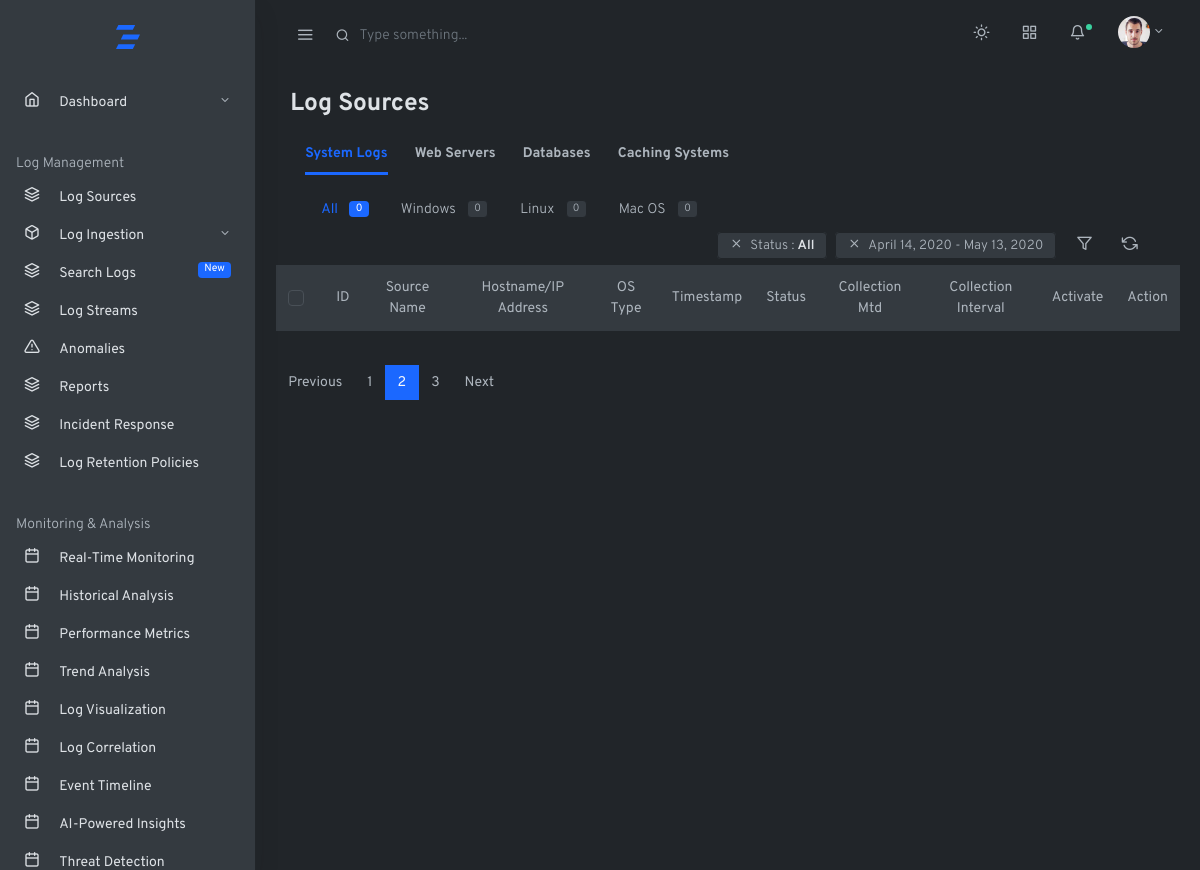
The app's page /home/log-sources/, older data.
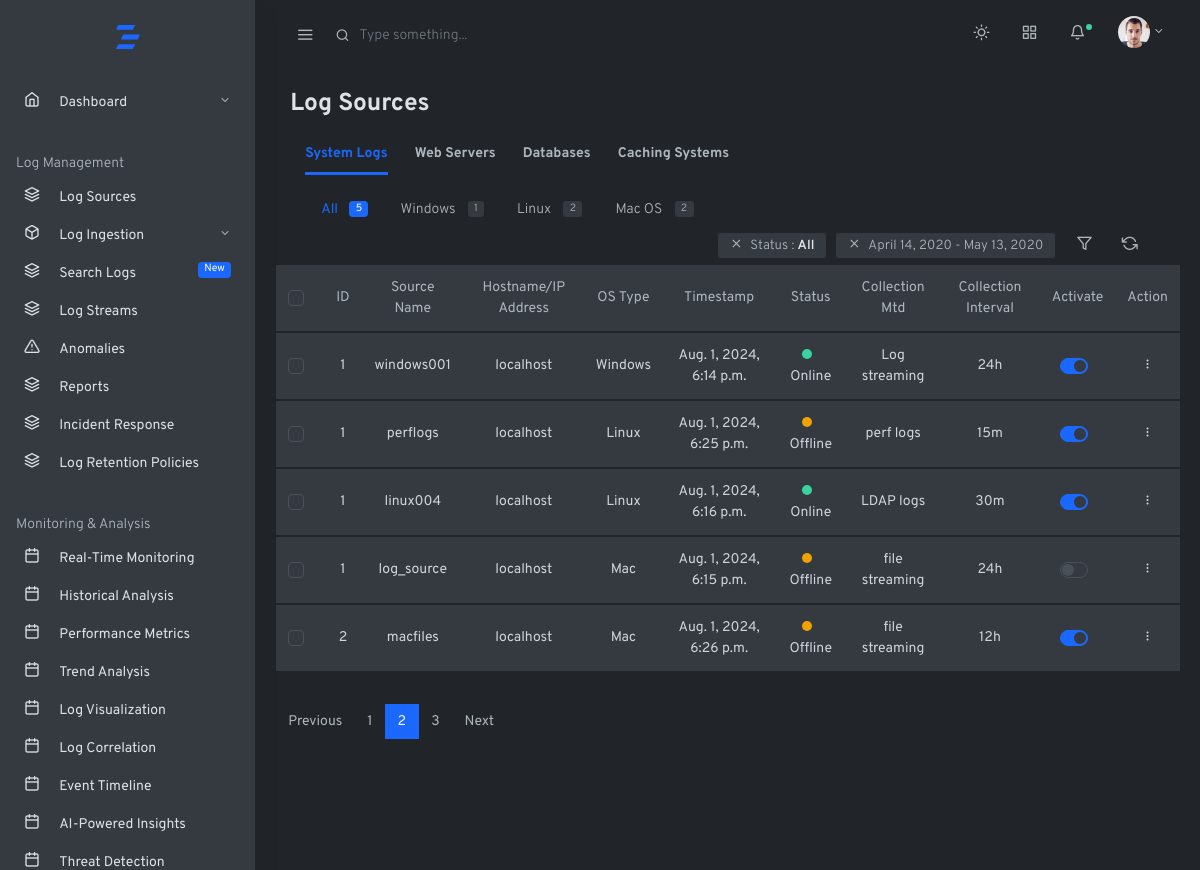
The same page, newer data.
### log_management_app/models.py (models this page shows, shortened)
class WindowsLogSource(models.Model):
    INGESTION_MTD = [
        ('powershell', 'Powershell'),
    ]
    COLLECTION_INTERVAL_CHOICES = [
        ('5m', 'Every 5 minutes'),
        ('15m', 'Every 15 minutes'),
        ('30m', 'Every 30 minutes'),
        ('1h', 'Every 1 hour'),
        ('6h', 'Every 6 hours'),
        ('12h', 'Every 12 hours'),
        ('24h', 'Every 24 hours'),
    ]
    RETENTION_POLICY_CHOICES = [
        ('7d', '7 days'),
        ('14d', '14 days'),
        ('30d', '30 days'),
        ('60d', '60 days'),
        ('90d', '90 days'),
        ('180d', '180 days'),
        ('365d', '365 days'),
    ]
    SOURCE_STATUS_CHOICES = [
        ('Online', 'Active'),
        ('Offline', 'Inactive'),
    ]
    log_source_name = models.CharField(max_length=100)
    hostname_ip_address = models.CharField(max_length=255, default='localhost', null=True)
    description = models.TextField(blank=True, null=True)
    log_type = models.ManyToManyField(WindowsLogType)
    os_type=models.CharField(max_length=50,default='Windows')
    status = models.CharField(max_length=10, choices=SOURCE_STATUS_CHOICES, default='Offline')
    collection_mtd = models.CharField(max_length=50, default='Log streaming')
    collection_interval = models.CharField(max_length=10, choices=COLLECTION_INTERVAL_CHOICES, default='24h')
    retention_policy = models.CharField(max_length=10, choices=RETENTION_POLICY_CHOICES, default='30d')
    ingestion_mtd = models.CharField(max_length=30, choices=INGESTION_MTD, default='powershell')
    comments = models.TextField(blank=True, null=True)
    activate = models.BooleanField(default=True)
    created_at = models.DateTimeField(auto_now_add=True, null=True)
    updated_at = models.DateTimeField(auto_now=True, null=True)

class LinuxPerfLogs(models.Model):
    SOURCE_STATUS_CHOICES = [
        ('Online', 'Active'),
        ('Offline', 'Inactive'),
    ]
    COLLECTION_INTERVAL_CHOICES = [
        ('5m', 'Every 5 minutes'),
        ('15m', 'Every 15 minutes'),
        ('30m', 'Every 30 minutes'),
        ('1h', 'Every 1 hour'),
        ('6h', 'Every 6 hours'),
        ('12h', 'Every 12 hours'),
        ('24h', 'Every 24 hours'),
    ]
    RETENTION_POLICY_CHOICES = [
        ('7d', '7 days'),
        ('14d', '14 days'),
        ('30d', '30 days'),
        ('60d', '60 days'),
        ('90d', '90 days'),
        ('180d', '180 days'),
        ('365d', '365 days'),
    ]
    log_source_name = models.CharField(max_length=100, default='log_source')
    hostname_ip_address = models.CharField(max_length=255, default='localhost', null=True)
    performance_metrics = models.ManyToManyField(
        'LinuxPerformanceMetric',
        verbose_name="Performance Metrics",
        help_text="Select the metrics to collect",
    )
    status = models.CharField(max_length=10, choices=SOURCE_STATUS_CHOICES, default='Offline')
    os_type=models.CharField(max_length=50,default='Linux')
    collection_interval = models.CharField(max_length=10, choices=COLLECTION_INTERVAL_CHOICES, default='24h')
    retention_policy = models.CharField(max_length=10, choices=RETENTION_POLICY_CHOICES, default='30d')
    collection_mtd = models.CharField(max_length=50, default='perf logs')
    activate = models.BooleanField(default=True)
    created_at = models.DateTimeField(auto_now_add=True, null=True)
    updated_at = models.DateTimeField(auto_now=True, null=True)

class LDAPLogSource(models.Model):
    SOURCE_STATUS_CHOICES = [
        ('Online', 'Active'),
        ('Offline', 'Inactive'),
    ]
    COLLECTION_INTERVAL_CHOICES = [
        ('5m', 'Every 5 minutes'),
        ('15m', 'Every 15 minutes'),
        ('30m', 'Every 30 minutes'),
        ('1h', 'Every 1 hour'),
        ('6h', 'Every 6 hours'),
        ('12h', 'Every 12 hours'),
        ('24h', 'Every 24 hours'),
    ]
    RETENTION_POLICY_CHOICES = [
        ('7d', '7 days'),
        ('14d', '14 days'),
        ('30d', '30 days'),
        ('60d', '60 days'),
        ('90d', '90 days'),
        ('180d', '180 days'),
        ('365d', '365 days'),
    ]
    log_source_name = models.CharField(max_length=100, default='log_source')
    hostname_ip_address = models.CharField(max_length=255, default='localhost', null=True)
    domain_name=models.CharField(max_length=200)
    os_type=models.CharField(max_length=50,default='Linux')
    status = models.CharField(max_length=10, choices=SOURCE_STATUS_CHOICES, default='Offline')
    collection_interval = models.CharField(max_length=10, choices=COLLECTION_INTERVAL_CHOICES, default='24h')
    retention_policy = models.CharField(max_length=10, choices=RETENTION_POLICY_CHOICES, default='30d')
    collection_mtd = models.CharField(max_length=50, default='AD logs')
    activate = models.BooleanField(default=True)
    created_at = models.DateTimeField(auto_now_add=True, null=True)
    updated_at = models.DateTimeField(auto_now=True, null=True)

class MacFileLogSource(models.Model):
    LOG_FILE_TYPE = [
        ('text', 'Text'),
        ('csv', 'CSV'),
        ('json', 'JSON'),
        ('xml', 'XML'),
    ]
    RETENTION_POLICY_CHOICES = [
        ('7d', '7 days'),
        ('14d', '14 days'),
        ('30d', '30 days'),
        ('60d', '60 days'),
        ('90d', '90 days'),
        ('180d', '180 days'),
        ('365d', '365 days'),
    ]
    COLLECTION_INTERVAL_CHOICES = [
        ('5m', 'Every 5 minutes'),
        ('15m', 'Every 15 minutes'),
        ('30m', 'Every 30 minutes'),
        ('1h', 'Every 1 hour'),
        ('6h', 'Every 6 hours'),
        ('12h', 'Every 12 hours'),
        ('24h', 'Every 24 hours'),
    ]
    SOURCE_STATUS_CHOICES = [
        ('Online', 'Active'),
        ('Offline', 'Inactive'),
    ]
    ROTATION_POLICY_CHOICES = [
        ('size', 'By Size'),
        ('date', 'By Date'),
        ('size_date', 'By Size and Date'),
    ]
    log_source_name = models.CharField(max_length=100, default='log_source')
    hostname_ip_address = models.CharField(max_length=255, default='localhost', null=True)
    log_file_path = models.CharField(max_length=255)
    log_file_type = models.CharField(max_length=10, choices=LOG_FILE_TYPE)
    status = models.CharField(max_length=10, choices=SOURCE_STATUS_CHOICES, default='Offline')
    os_type=models.CharField(max_length=50,default='Mac')
    collection_interval = models.CharField(max_length=10, choices=COLLECTION_INTERVAL_CHOICES, default='24h')
    retention_policy = models.CharField(max_length=10, choices=RETENTION_POLICY_CHOICES, default='30d')
    file_size_limit = models.PositiveIntegerField()  # in MB
    collection_mtd = models.CharField(max_length=50, default='file streaming')
    activate = models.BooleanField(default=True)
    rotation_policy = models.CharField(max_length=15, choices=ROTATION_POLICY_CHOICES)
    created_at = models.DateTimeField(auto_now_add=True, null=True)
    updated_at = models.DateTimeField(auto_now=True, null=True)

### log_management_app/views.py (the view)
# urls.py: path('home/log-sources/',views.logsources,name='logsources'),
def logsources(request, os_type=None):
    log_sources_1 = WindowsLogSource.objects.all()
    log_sources_2 = WindowsFileLogSource.objects.all()
    log_sources_3 = WindowsPerfLogs.objects.all()
    log_sources_4 = WindowsActiveDirectoryLogSource.objects.all()
    log_sources_5 = LinuxLogSource.objects.all()
    log_sources_6 = LinuxFileLogSource.objects.all()
    log_sources_7 = LinuxPerfLogs.objects.all()
    log_sources_8 = LDAPLogSource.objects.all()
    log_sources_9 = MacLogSource.objects.all()
    log_sources_10 = MacFileLogSource.objects.all()
    log_sources_11 = MacPerfLogs.objects.all()
    log_sources_12 = OpenDirLogSource.objects.all()
    all_log_sources = list(chain(
        log_sources_1, log_sources_2, log_sources_3, log_sources_4,
        log_sources_5, log_sources_6, log_sources_7, log_sources_8,
        log_sources_9, log_sources_10, log_sources_11, log_sources_12
    ))
    windows_count = len(list(chain(log_sources_1, log_sources_2, log_sources_3, log_sources_4)))
    linux_count = len(list(chain(log_sources_5, log_sources_6, log_sources_7, log_sources_8)))
    mac_count = len(list(chain(log_sources_9, log_sources_10, log_sources_11, log_sources_12)))
    all_count = len(all_log_sources)  # Total count of all log sources
    if os_type == "windows":
        log_sources = list(chain(log_sources_1, log_sources_2, log_sources_3, log_sources_4))
    elif os_type == "linux":
        log_sources = list(chain(log_sources_5, log_sources_6, log_sources_7, log_sources_8))
    elif os_type == "macos":
        log_sources = list(chain(log_sources_9, log_sources_10, log_sources_11, log_sources_12))
    else:
        log_sources = all_log_sources
    context = {
        'log_sources': log_sources,
        'windows_count': windows_count,
        'linux_count': linux_count,
        'mac_count': mac_count,
        'all_count': all_count,
        'os_type': os_type,  # Pass os_type to the template for active tab
    }
    return render(request, 'baseapp/logsources/logsources.html', context)

### log_management_app/templates/baseapp/logsources/logsources.html (shortened to what the changed rows need)
{% extends 'mainhome.html' %}
{% block content %}
        <div class="container-fluid">
          <div class="row justify-content-center">
            <div class="col-12">
              <h2 class="h3 mb-3 page-title">Log Sources</h2>
              <div class="row mb-4 items-align-center">
                <div class="col-md">
                  <div class="col-md">
                    <div class="tab-content" id="myTabContent">
                        <div class="tab-pane fade show active" id="system-logs" role="tabpanel" aria-labelledby="system-logs-tab">
                            <ul class="nav nav-pills">
                                <li class="nav-item">
                                    <a class="nav-link {% if not os_type %}active bg-transparent text-primary{% else %}text-muted{% endif %}" href="{% url 'logsources' %}">
                                        All
                                        <span class="badge badge-pill {% if not os_type %}bg-primary text-white{% else %}bg-white border text-muted{% endif %} ml-2">{{all_count}}</span>
                                    </a>
                                </li>
                                <li class="nav-item">
                                    <a class="nav-link {% if os_type == 'windows' %}active{% else %}text-muted{% endif %}" href="{% url 'logsources' 'windows' %}">
                                        Windows
                                        <span class="badge badge-pill {% if os_type == 'windows' %}bg-primary text-white{% else %}bg-white border text-muted{% endif %} ml-2">{{windows_count}}</span>
                                    </a>
                                </li>
                                <li class="nav-item">
                                    <a class="nav-link {% if os_type == 'linux' %}active{% else %}text-muted{% endif %}" href="{% url 'logsources' 'linux' %}">
                                        Linux
                                        <span class="badge badge-pill {% if os_type == 'linux' %}bg-primary text-white{% else %}bg-white border text-muted{% endif %} ml-2">{{linux_count}}</span>
                                    </a>
                                </li>
                                <li class="nav-item">
                                    <a class="nav-link {% if os_type == 'macos' %}active{% else %}text-muted{% endif %}" href="{% url 'logsources' 'macos' %}">
                                        Mac OS
                                        <span class="badge badge-pill {% if os_type == 'macos' %}bg-primary text-white{% else %}bg-white border text-muted{% endif %} ml-2">{{mac_count}}</span>
                                    </a>
                                </li>
                            </ul>
                        </div>
                    </div>
                </div>
              </div>
              <table class="table border table-hover bg-white">
                <thead>
                  <tr role="row">
                    <th>
                      <div class="custom-control custom-checkbox">
                      </div>
                    </th>
                    <th class="text-center">ID</th>
                    <th class="text-center">Source Name</th>
                    <th class="text-center">Hostname/IP Address</th>
                    <th class="text-center">OS Type</th>
                    <th class="text-center">Timestamp</th>
                    <th class="text-center">Status</th>
                    <th class="text-center">Collection Mtd</th>
                    <th class="text-center">Collection Interval</th>
                    <th class="text-center">Activate</th>
                    <th class="text-center">Action</th>
                  </tr>
                </thead>
                <tbody>
                  {%for log_source in log_sources %}
                  <tr>
                    <td class="align-center">
                      <div class="custom-control custom-checkbox">
                      </div>
                    </td>
                    <td class="text-center">{{log_source.id}}</td>
                    <td class="text-center">{{log_source.log_source_name}}</td>
                    <td class="text-center">{{log_source.hostname_ip_address}}</td>
                    <td class="text-center">{{log_source.os_type}}</td>
                    <td class="text-center">{{log_source.created_at}}</td>
                    {% if log_source.status == 'Online' %}
                        <td class="text-center"><span class="dot dot-lg bg-success mr-2"></span>Online</td>
                    {% else %}
                        <td class="text-center"><span class="dot dot-lg bg-warning mr-2"></span>Offline</td>
                    {% endif %}
                    <td class="text-center">{{log_source.collection_mtd}}</td>
                    <td class="text-center">{{log_source.collection_interval}}</td>
                    <td class="text-center">
                      <div class="custom-control custom-switch">
                      </div>
                  </td>
                    <td class="text-center">
                      <div class="dropdown">
                        <button class="btn btn-sm dropdown-toggle more-vertical" type="button" data-toggle="dropdown" aria-haspopup="true" aria-expanded="false">
                        </button>
                      </div>
                    </td>
                  </tr>
                </tbody>
                {%endfor%}
              </table>
            </div>
          </div>
        </div>
        {% endblock %}

Row changes from the older to the newer data that the page shows:
added WindowsLogSource: id "1", log_source_name "windows001", hostname_ip_address "localhost", os_type "Windows", created_at "Aug. 1, 2024, 6:14 p.m.", status "Online" (drawn), collection_mtd "Log streaming", collection_interval "24h"
added LinuxPerfLogs: id "1", log_source_name "perflogs", hostname_ip_address "localhost", os_type "Linux", created_at "Aug. 1, 2024, 6:25 p.m.", status "Offline" (drawn), collection_mtd "perf logs", collection_interval "15m"
added LDAPLogSource: id "1", log_source_name "linux004", hostname_ip_address "localhost", os_type "Linux", created_at "Aug. 1, 2024, 6:16 p.m.", status "Online" (drawn), collection_mtd "LDAP logs", collection_interval "30m"
added MacFileLogSource: id "1", log_source_name "log_source", hostname_ip_address "localhost", os_type "Mac", created_at "Aug. 1, 2024, 6:15 p.m.", status "Offline" (drawn), collection_mtd "file streaming", collection_interval "24h"
added MacFileLogSource: id "2", log_source_name "macfiles", hostname_ip_address "localhost", os_type "Mac", created_at "Aug. 1, 2024, 6:26 p.m.", status "Offline" (drawn), collection_mtd "file streaming", collection_interval "12h"
Text that changed along with them:
{{ all_count }}: "0" → "5"
{{ windows_count }}: "0" → "1"
{{ linux_count }}: "0" → "2"
{{ mac_count }}: "0" → "2"
